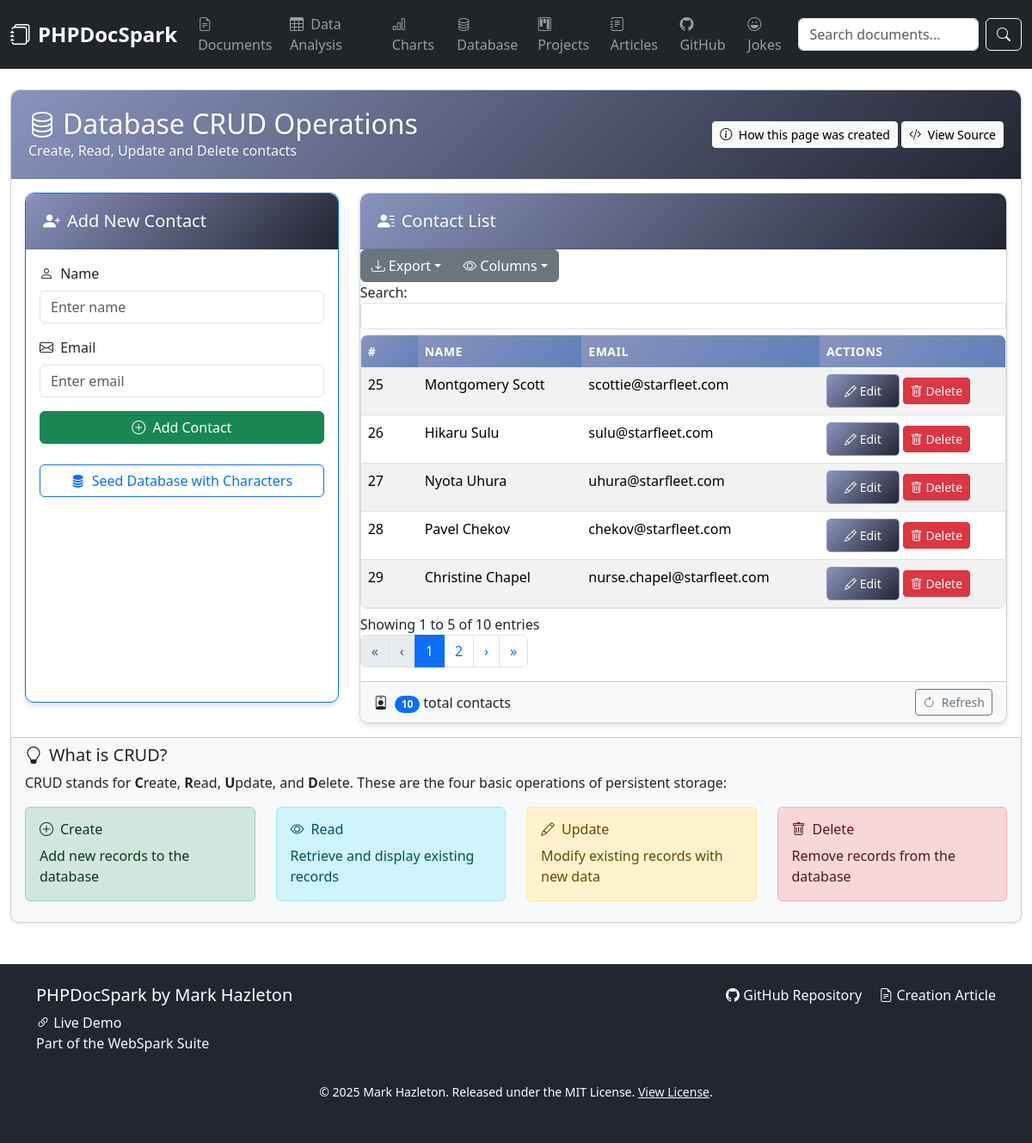
/?page=database, run on the app's committed database.
### tables this page shows
CREATE TABLE contacts (
            id INTEGER PRIMARY KEY AUTOINCREMENT,
            name TEXT,
            email TEXT);

### index.php (called while the page is built, shortened)
<?php
require_once __DIR__ . '/includes/config.php';
require_once __DIR__ . '/includes/docs.php';
$page = $_GET['page'] ?? 'document_view';
include 'pages/' . $page . '.php';
$pageContent = ob_get_clean();
include 'layout.php';
?>

### includes/docs.php (called while the page is built, shortened)
<?php
if (!defined('PHPSPARK_DOCS_INITIALIZED')) {
    function doc_slugify_segment(string $seg): string {
        $seg = trim($seg);
        $seg = preg_replace('/[\s_+]+/u', '-', $seg);
        $seg = preg_replace('/[^a-zA-Z0-9\-]+/u', '-', $seg);
        $seg = preg_replace('/-+/','-',$seg);
        $seg = trim($seg,'-');
        $seg = strtolower($seg);
        return $seg;
    }
    function doc_pretty_url(string $relative): string {
        $relative = ltrim($relative,'/');
        $segments = explode('/', $relative);
        $slugSegs = array_map('doc_slugify_segment', $segments);
        return '/doc/' . implode('/', $slugSegs);
    }
}
?>

### includes/config.php (called while the page is built, shortened)
<?php
function e(string $v): string { return htmlspecialchars($v, ENT_QUOTES, 'UTF-8'); }
?>

### pages/database.php (the view, shortened to what this page needs)
<?php
require_once __DIR__ . '/../includes/docs.php';
$db = new PDO('sqlite:data/database.db');
$db->exec("CREATE TABLE IF NOT EXISTS contacts (
            id INTEGER PRIMARY KEY AUTOINCREMENT,
            name TEXT,
            email TEXT)");
function read()
{
    global $db;
    $stmt = $db->query('SELECT * FROM contacts');
    return $stmt->fetchAll(PDO::FETCH_ASSOC);
}
$contacts = read();
?>
<div class="card shadow-sm fade-in">
    <div class="card-header d-flex justify-content-between align-items-center">
        <div>
            <h2 class="mb-0"><i class="bi bi-database me-2"></i>Database CRUD Operations</h2>
            <p class="text-light mb-0">Create, Read, Update and Delete contacts</p>
        </div>
        <div>
            <a href="<?= doc_pretty_url('ChatGPT/Sessions/PHP Database CRUD'); ?>" class="btn btn-light btn-sm">
                <i class="bi bi-info-circle me-1"></i> How this page was created
            </a>
            <a href="https://github.com/markhazleton/PHPDocSpark/blob/main/website/pages/database.php" target="_blank" class="btn btn-light btn-sm">
                <i class="bi bi-code-slash me-1"></i> View Source
            </a>
        </div>
    </div>
    <div class="card-body">
        <div class="row">
            <div class="col-md-4 mb-4">
                <div class="card h-100 border-primary">
                    <div class="card-header bg-primary text-white">
                        <h5 class="mb-0"><i class="bi bi-person-plus-fill me-2"></i>Add New Contact</h5>
                    </div>
                    <div class="card-body">
                        <form method="post" class="mb-4">
                            <div class="mb-3">
                                <label for="name" class="form-label">
                                    <i class="bi bi-person me-1"></i> Name
                                </label>
                                <input type="text" name="name" id="name" class="form-control" placeholder="Enter name" required>
                            </div>
                            <div class="mb-3">
                                <label for="email" class="form-label">
                                    <i class="bi bi-envelope me-1"></i> Email
                                </label>
                                <input type="email" name="email" id="email" class="form-control" placeholder="Enter email" required>
                            </div>
                            <button type="submit" class="btn btn-success w-100">
                                <i class="bi bi-plus-circle me-1"></i> Add Contact
                            </button>
                        </form>
                        <form method="post">
                            <button type="submit" class="btn btn-outline-primary w-100">
                                <i class="bi bi-database-fill me-1"></i> Seed Database with Characters
                            </button>
                        </form>
                    </div>
                </div>
            </div>
            <div class="col-md-8">
                <div class="card h-100">
                    <div class="card-header bg-light">
                        <h5 class="mb-0">
                            <i class="bi bi-person-lines-fill me-2"></i>Contact List
                        </h5>
                    </div>
                    <div class="card-body p-0">
                        <?php if (count($contacts) > 0): ?>
                        <div class="table-responsive">
                            <table id="contactsTable" class="table table-striped table-hover mb-0">
                                <thead class="table-dark">
                                    <tr>
                                        <th scope="col" width="50">#</th>
                                        <th scope="col">Name</th>
                                        <th scope="col">Email</th>
                                        <th scope="col" width="200">Actions</th>
                                    </tr>
                                </thead>
                                <tbody>
                                    <?php foreach ($contacts as $contact): ?>
                                    <tr>
                                        <td><?php echo htmlspecialchars($contact['id']); ?></td>
                                        <td><?php echo htmlspecialchars($contact['name']); ?></td>
                                        <td><?php echo htmlspecialchars($contact['email']); ?></td>
                                        <td>
                                            <button type="button" class="btn btn-sm btn-primary edit-btn"
                                                data-id="<?php echo $contact['id']; ?>"
                                                data-name="<?php echo htmlspecialchars($contact['name']); ?>"
                                                data-email="<?php echo htmlspecialchars($contact['email']); ?>"
                                                title="Edit Contact">
                                                <i class="bi bi-pencil"></i> Edit
                                            </button>
                                            <form method="post" class="d-inline">
                                                <button type="submit" class="btn btn-sm btn-danger delete-btn"
                                                    data-name="<?php echo htmlspecialchars($contact['name']); ?>"
                                                    title="Delete Contact">
                                                    <i class="bi bi-trash"></i> Delete
                                                </button>
                                            </form>
                                        </td>
                                    </tr>
                                    <?php endforeach; ?>
                                </tbody>
                            </table>
                        </div>
                        <?php else: ?>
                        <div class="alert alert-info m-3">
                            <i class="bi bi-info-circle me-2"></i> No contacts found. Use the form to add new contacts or seed the database.
                        </div>
                        <?php endif; ?>
                    </div>
                    <?php if (count($contacts) > 0): ?>
                    <div class="card-footer">
                        <div class="d-flex justify-content-between align-items-center">
                            <div>
                                <i class="bi bi-person-badge me-1"></i> <span class="badge bg-primary rounded-pill"><?php echo count($contacts); ?></span> total contacts
                            </div>
                            <div>
                                <button type="button" class="btn btn-sm btn-outline-secondary" id="refreshTable">
                                    <i class="bi bi-arrow-clockwise me-1"></i> Refresh
                                </button>
                            </div>
                        </div>
                    </div>
                    <?php endif; ?>
                </div>
            </div>
        </div>
    </div>
    <div class="card-footer">
        <div class="row">
            <div class="col-md-12">
                <h5><i class="bi bi-lightbulb me-2"></i>What is CRUD?</h5>
                <p>CRUD stands for <strong>C</strong>reate, <strong>R</strong>ead, <strong>U</strong>pdate, and <strong>D</strong>elete. These are the four basic operations of persistent storage:</p>
                <div class="row">
                    <div class="col-md-3">
                        <div class="alert alert-success mb-3">
                            <h6><i class="bi bi-plus-circle me-2"></i>Create</h6>
                            <p class="mb-0">Add new records to the database</p>
                        </div>
                    </div>
                    <div class="col-md-3">
                        <div class="alert alert-info mb-3">
                            <h6><i class="bi bi-eye me-2"></i>Read</h6>
                            <p class="mb-0">Retrieve and display existing records</p>
                        </div>
                    </div>
                    <div class="col-md-3">
                        <div class="alert alert-warning mb-3">
                            <h6><i class="bi bi-pencil me-2"></i>Update</h6>
                            <p class="mb-0">Modify existing records with new data</p>
                        </div>
                    </div>
                    <div class="col-md-3">
                        <div class="alert alert-danger mb-3">
                            <h6><i class="bi bi-trash me-2"></i>Delete</h6>
                            <p class="mb-0">Remove records from the database</p>
                        </div>
                    </div>
                </div>
            </div>
        </div>
    </div>
</div>

### layout.php (shortened to what this page needs)
<!DOCTYPE html>
<html lang="en">
<head>
    <link href="/assets/css/site.css" rel="stylesheet">
</head>
<body>
    <nav class="navbar navbar-expand-lg navbar-dark bg-dark sticky-top" role="navigation" aria-label="Main navigation">
        <div class="container-fluid">
            <a class="navbar-brand" href="/" aria-label="Home: <?php echo e(PHPSPARK_BRAND); ?>">
                <i class="bi bi-journals me-2"></i><?php echo e(PHPSPARK_SHORT); ?>
            </a>
            <div class="collapse navbar-collapse" id="navbarNav">
                <ul class="navbar-nav me-auto">
                    <li class="nav-item">
                        <a class="nav-link" href="/?page=document_view">
                            <i class="bi bi-file-earmark-text me-1"></i> Documents
                        </a>
                    </li>
                    <li class="nav-item">
                        <a class="nav-link" href="/?page=data-analysis">
                            <i class="bi bi-table me-1"></i> Data Analysis
                        </a>
                    </li>
                    <li class="nav-item">
                        <a class="nav-link" href="/?page=chart">
                            <i class="bi bi-bar-chart me-1"></i> Charts
                        </a>
                    </li>
                    <li class="nav-item">
                        <a class="nav-link" href="/?page=database">
                            <i class="bi bi-database me-1"></i> Database
                        </a>
                    </li>
                    <li class="nav-item">
                        <a class="nav-link" href="/?page=project_list">
                            <i class="bi bi-kanban me-1"></i> Projects
                        </a>
                    </li>
                    <li class="nav-item">
                        <a class="nav-link" href="/?page=article_list">
                            <i class="bi bi-journal-text me-1"></i> Articles
                        </a>
                    </li>
                    <li class="nav-item">
                        <a class="nav-link" href="/?page=github">
                            <i class="bi bi-github me-1"></i> GitHub
                        </a>
                    </li>
                    <li class="nav-item">
                        <a class="nav-link" href="/?page=joke">
                            <i class="bi bi-emoji-laughing me-1"></i> Jokes
                        </a>
                    </li>
                </ul>
                <form class="d-flex" action="/?page=search" method="POST">
                    <input class="form-control me-2" type="search" name="searchTerm" placeholder="Search documents...">
                    <button class="btn btn-outline-light" type="submit">
                        <i class="bi bi-search"></i>
                    </button>
                </form>
            </div>
        </div>
    </nav>
    <main id="main-content" class="container-fluid mt-4 mb-5" role="main">
        <div class="row">
            <div class="col-12">
                <?php echo $pageContent ?? ''; ?>
            </div>
        </div>
    </main>
    <footer class="mt-5">
        <div class="container">
            <div class="row">
                <div class="col-md-6">
                    <h5><?php echo e(PHPSPARK_BRAND); ?></h5>
                    <p>
                        <i class="bi bi-link-45deg"></i>
                        <a href="https://phpdocspark.azurewebsites.net/" class="text-light">Live Demo</a>
                        <br>
                        <a href="<?php echo e(PHPSPARK_SUITE_URL); ?>" class="text-light">Part of the <?php echo e(PHPSPARK_SUITE_NAME); ?> Suite</a>
                    </p>
                </div>
                <div class="col-md-6 text-md-end">
                    <p>
                        <a href="https://github.com/markhazleton/PHPDocSpark" class="text-light me-3">
                            <i class="bi bi-github"></i> GitHub Repository
                        </a>
                        <a href="https://markhazleton.com/creating-a-php-website-with-chat-gpt.html" class="text-light">
                            <i class="bi bi-file-earmark-text"></i> Creation Article
                        </a>
                    </p>
                </div>
            </div>
            <div class="row mt-3">
                <div class="col-12 text-center">
                    <small>© <?php echo date('Y'); ?> <?php echo e(PHPSPARK_AUTHOR); ?>. Released under the MIT License. <a href="/LICENSE" class="text-decoration-underline text-light">View License</a>.</small>
                    <br>
                    <small class="text-muted">
                        <i class="bi bi-code-square me-1"></i>
                    </small>
                </div>
            </div>
        </div>
    </footer>
</body>
</html>

### data on the page
contacts: id "25", name "Montgomery Scott", email "scottie@starfleet.com"
contacts: id "26", name "Hikaru Sulu", email "sulu@starfleet.com"
contacts: id "27", name "Nyota Uhura", email "uhura@starfleet.com"
contacts: id "28", name "Pavel Chekov", email "chekov@starfleet.com"
contacts: id "29", name "Christine Chapel", email "nurse.chapel@starfleet.com"

### other printed values
PHPSPARK_SHORT "PHPDocSpark"
count($contacts) "10"
PHPSPARK_BRAND "PHPDocSpark by Mark Hazleton"
PHPSPARK_SUITE_NAME "WebSpark"
PHPSPARK_AUTHOR "Mark Hazleton"
